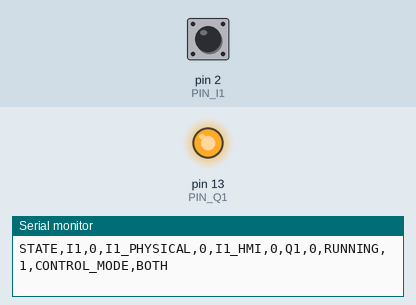
Recording of a sketch running on a simulated Arduino Uno, built with avr-gcc and run on an emulated ATmega328P. Parts: output pins drawn as LEDs (lit = HIGH), the last lines printed to the serial monitor. Inputs (shaded band) come from the test bench; at power-on: pin 2 (PIN_I1) HIGH.

Above: at 1.2 s.
1.3 s: pin 2 (PIN_I1) pulled LOW for 0.15 s
At 1.39 s:
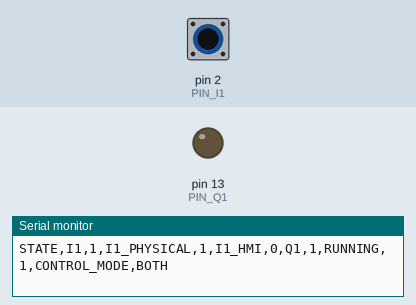
5.9 s: pin 2 (PIN_I1) pulled LOW for 3.2 s
At 10.2 s:
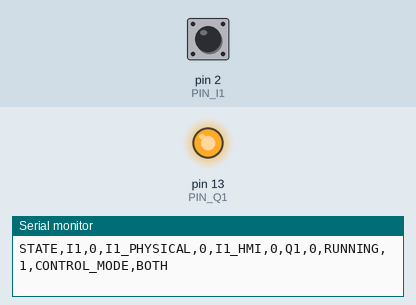
Timing chart, 0 to 11.7 s (numbered marks = the images above; inputs shaded):
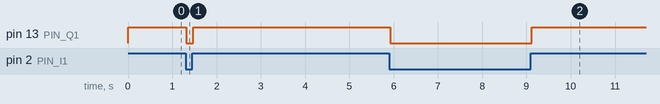

The sketch:

PRUEBA_ANDROID_I1_Q1_V41_NO_BLOQUEANTE.ino
```cpp
/* SimuPLC V41 - Android USB OTG no bloqueante */
#include <Arduino.h>
const uint32_t SERIAL_BAUD=115200; const uint8_t PIN_I1=2,PIN_Q1=13; const bool OUTPUT_ACTIVE_LOW=true; const uint16_t DEBOUNCE_MS=20; const uint32_t STATE_HEARTBEAT_MS=500;
enum ControlMode:uint8_t{MODE_BOTH=0,MODE_HMI=1,MODE_PHYSICAL=2}; ControlMode controlMode=MODE_BOTH,lastReportedMode=(ControlMode)255;
bool hmiI1=false,physicalI1=false,logicalI1=false,q1=false,running=true,lastRaw=false,lastReportedI1=false,lastReportedPhysical=false,lastReportedHmi=false,lastReportedQ1=false,lastReportedRunning=false;
uint32_t rawChangedAt=0,lastStateAt=0; char rxBuffer[96]; uint8_t rxLength=0; String txBuffer; uint16_t txOffset=0; bool statePending=false;
const char* modeName(){return controlMode==MODE_HMI?"HMI":controlMode==MODE_PHYSICAL?"PHYSICAL":"BOTH";}
String buildState(){String s=F("STATE,I1,");s+=(logicalI1?'1':'0');s+=F(",I1_PHYSICAL,");s+=(physicalI1?'1':'0');s+=F(",I1_HMI,");s+=(hmiI1?'1':'0');s+=F(",Q1,");s+=(q1?'1':'0');s+=F(",RUNNING,");s+=(running?'1':'0');s+=F(",CONTROL_MODE,");s+=modeName();return s;}
void queueLine(const String& line){if(txOffset<txBuffer.length()){if(line.startsWith("STATE"))statePending=true;return;}txBuffer=line;txBuffer+='\n';txOffset=0;}
void flushTx(){while(txOffset<txBuffer.length()&&Serial.availableForWrite()>0){int room=Serial.availableForWrite();if(room<=0)break;uint16_t left=(uint16_t)(txBuffer.length()-txOffset),count=(uint16_t)min((int)left,room);Serial.write((const uint8_t*)txBuffer.c_str()+txOffset,count);txOffset+=count;}if(txBuffer.length()&&txOffset>=txBuffer.length()){txBuffer="";txOffset=0;if(statePending){statePending=false;queueLine(buildState());}}}
void updatePhysical(){bool raw=digitalRead(PIN_I1)==LOW;uint32_t now=millis();if(raw!=lastRaw){lastRaw=raw;rawChangedAt=now;}if((uint32_t)(now-rawChangedAt)>=DEBOUNCE_MS)physicalI1=raw;}
void executeLogic(){logicalI1=controlMode==MODE_HMI?hmiI1:controlMode==MODE_PHYSICAL?physicalI1:(physicalI1||hmiI1);q1=running&&logicalI1;digitalWrite(PIN_Q1,q1?(OUTPUT_ACTIVE_LOW?LOW:HIGH):(OUTPUT_ACTIVE_LOW?HIGH:LOW));}
void sendState(){queueLine(buildState());lastStateAt=millis();lastReportedI1=logicalI1;lastReportedPhysical=physicalI1;lastReportedHmi=hmiI1;lastReportedQ1=q1;lastReportedRunning=running;lastReportedMode=controlMode;}
void processCommand(String cmd){cmd.trim();if(!cmd.length())return;if(cmd=="PING"){queueLine("PONG");return;}if(cmd=="GET_STATE"){updatePhysical();executeLogic();sendState();return;}if(cmd.startsWith("HELLO")){queueLine("OK,SIMUPLC,READY_V41,1");updatePhysical();executeLogic();sendState();return;}if(cmd=="RUN"||cmd=="RUN,1"){running=true;executeLogic();sendState();return;}if(cmd=="STOP"||cmd=="RUN,0"){running=false;executeLogic();sendState();return;}if(cmd.startsWith("MODE,")){String v=cmd.substring(5);v.trim();v.toUpperCase();controlMode=v=="HMI"?MODE_HMI:(v=="PHYSICAL"||v=="FISICO")?MODE_PHYSICAL:MODE_BOTH;executeLogic();sendState();return;}if(cmd.startsWith("SET,")){int p=cmd.indexOf(',',4);if(p>4){String tag=cmd.substring(4,p);tag.trim();tag.toUpperCase();if(tag=="I1")hmiI1=cmd.substring(p+1).toInt()!=0;}executeLogic();sendState();return;}queueLine("ERROR,COMANDO_NO_RECONOCIDO");}
void readCommands(){while(Serial.available()>0){char c=(char)Serial.read();if(c=='\n'){rxBuffer[rxLength]='\0';if(rxLength)processCommand(String(rxBuffer));rxLength=0;}else if(c!='\r'&&rxLength<sizeof(rxBuffer)-1)rxBuffer[rxLength++]=c;}}
void setup(){pinMode(PIN_I1,INPUT_PULLUP);pinMode(PIN_Q1,OUTPUT);digitalWrite(PIN_Q1,OUTPUT_ACTIVE_LOW?HIGH:LOW);Serial.begin(SERIAL_BAUD);txBuffer.reserve(128);rawChangedAt=millis();sendState();}
void loop(){readCommands();updatePhysical();executeLogic();flushTx();bool changed=logicalI1!=lastReportedI1||physicalI1!=lastReportedPhysical||hmiI1!=lastReportedHmi||q1!=lastReportedQ1||running!=lastReportedRunning||controlMode!=lastReportedMode;if(changed||(uint32_t)(millis()-lastStateAt)>=STATE_HEARTBEAT_MS)sendState();}
```

Measured:
- after the input at 1.3 s, pin 13 (PIN_Q1): HIGH → LOW at once, → HIGH 0.15 s later
- after the input at 5.9 s, pin 13 (PIN_Q1): HIGH → LOW at once, → HIGH 3.2 s later
